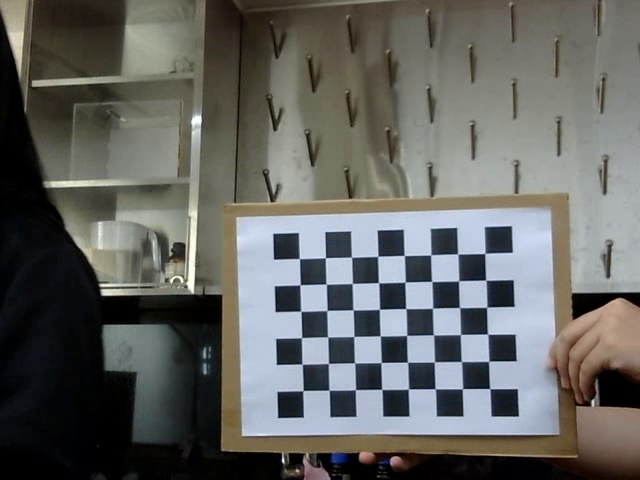
#> input picture depth_map_stereo_camera/left_chessboard.jpg, 640 x 480 px
$ jupyter execute main.ipynb   (shell and % lines are left out)
#> lines starting #> are read from the running program, lines starting #| are printed output that depends on the picture; after the words box and inside, x2 and y2 are one past the last pixel; in counts of white or black regions, pixels touching at a corner belong together; long printed decimals are rounded; pictures that were not available may be replaced by others from this repository, and a replacement may not be noted
[cell 1]
import cv2
import numpy as np
import glob
import os
import cv2 as cv
import matplotlib.pyplot as plt
from pyntcloud import PyntCloud
import pandas as pd

## Calibration

[cell 2]
chessboard_size = (8, 6)
square_size = 2.5


objp = np.zeros((chessboard_size[0]*chessboard_size[1], 3), np.float32)
objp[:, :2] = np.mgrid[0:chessboard_size[0],
                      0:chessboard_size[1]].T.reshape(-1, 2)
objp *= square_size

imgL = cv2.imread("left_chessboard.jpg")
#> imgL is the input picture: shape (480, 640, 3); mean B, G, R 97.6, 100.6, 99.8
imgR = cv2.imread("right_chessboard.jpg")
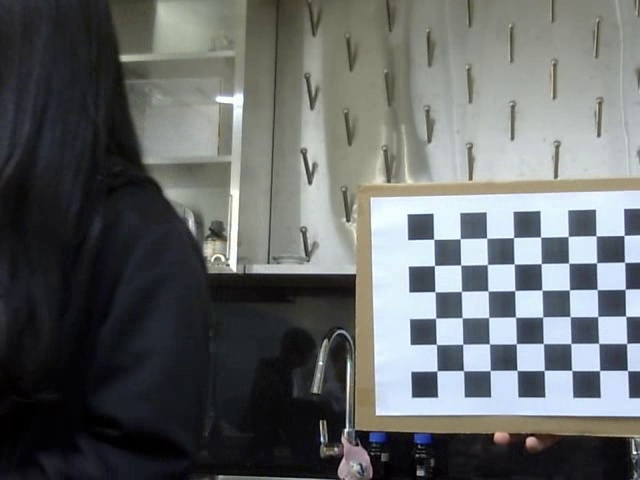
#> input picture depth_map_stereo_camera/right_chessboard.jpg, 640 x 480 px
#> imgR is the input picture: shape (480, 640, 3); mean B, G, R 102.9, 102.7, 99.4

# Check if the imahes are loaded correctly
if imgL is None or imgR is None:
    print("Cannot read the images!")
    exit()

# Convert to grayscale
grayL = cv2.cvtColor(imgL, cv2.COLOR_BGR2GRAY)
grayR = cv2.cvtColor(imgR, cv2.COLOR_BGR2GRAY)

# === Find the corner ===
retL, cornersL = cv2.findChessboardCorners(grayL, chessboard_size, None)
#> retL = True; cornersL = 48 rows, first 8: [299.4, 258.5], [325.5, 257.7], [351.6, 257.2], [377.8, 256.3], [404.2, 255.5], [430.7, 254.8], [457.5, 253.8], [484.7, 253.4]
retR, cornersR = cv2.findChessboardCorners(grayR, chessboard_size, None)
#> retR = True; cornersR = 48 rows, first 8: [433.7, 239.2], [460.1, 238.8], [486.6, 238.1], [513.5, 237.6], [540.4, 237.1], [568.1, 236.4], [596, 235.8], [623.9, 235.5]

if not retL or not retR:
    print("Cannot find chessboard corners in one or both images!")
    exit()
else:
    print("Found chessboard corners in both images!")


cv2.drawChessboardCorners(imgL, chessboard_size, cornersL, retL)
#> imgL: shape (480, 640, 3); 3.16% of pixels changed, all inside (x1, y1, x2, y2) = (293, 247, 497, 398)
cv2.drawChessboardCorners(imgR, chessboard_size, cornersR, retR)
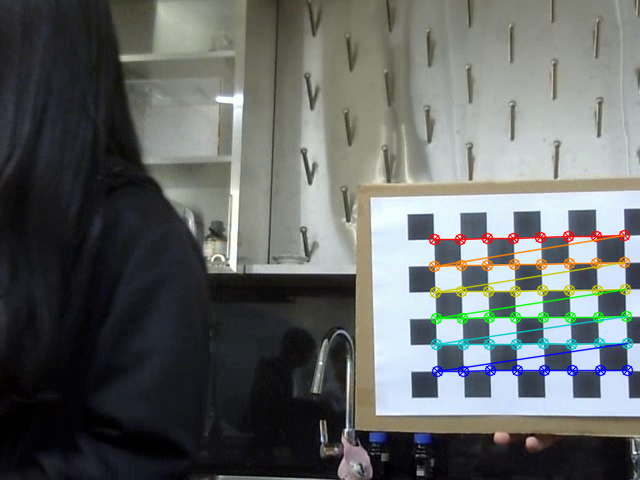
#> imgR: shape (480, 640, 3); 3.19% of pixels changed, all inside (x1, y1, x2, y2) = (428, 229, 634, 378)

cv2.imshow("Left", imgL)
cv2.imshow("Right", imgR)
cv2.waitKey(1000)
cv2.destroyAllWindows()
# === STEREO CALIBRATION ===
objpoints = [objp]
imgpointsL = [cornersL]
imgpointsR = [cornersR]


retL, mtxL, distL, _, _ = cv2.calibrateCamera(
    objpoints, imgpointsL, grayL.shape[::-1], None, None)
#> retL = 0.152; mtxL = [[669.2, 0, 255.3], [0, 675.5, 251.8], [0, 0, 1]]; distL = [[-0.0229, 1.11, 0.00328, -0.0156, -3.25]]
retR, mtxR, distR, _, _ = cv2.calibrateCamera(
    objpoints, imgpointsR, grayR.shape[::-1], None, None)
#> retR = 0.109; mtxR = [[1270.1, 0, 357], [0, 1273.2, 271.6], [0, 0, 1]]; distR = [[-0.0898, 17.88, 0.02, 0.00299, -211.5]]

flags = 0
flags |= cv2.CALIB_FIX_INTRINSIC
criteria = (cv2.TERM_CRITERIA_EPS +
            cv2.TERM_CRITERIA_MAX_ITER, 100, 1e-5)


retS, _, _, _, _, R, T, E, F = cv2.stereoCalibrate(
    objpoints, imgpointsL, imgpointsR,
    mtxL, distL, mtxR, distR,
    grayL.shape[::-1], criteria=criteria, flags=flags)
#> retS = 0.132; R = [[1, -0.00401, 0.00787], [0.00443, 0.999, -0.0541], [-0.00764, 0.0541, 0.999]]; T = [2.56, -0.275, 56.83]; E = [[-0.25, -56.76, 2.8], [56.84, -0.366, -2.11], [0.286, 2.55, -0.136]]; F = [[1.01e-07, 2.27e-05, -0.00651], [-2.29e-05, 1.46e-07, 0.00638], [0.00604, -0.00945, 1]]

# === RECTIFICATION + Q ===
R1, R2, P1, P2, Q, roi1, roi2 = cv2.stereoRectify(
    mtxL, distL, mtxR, distR,
    grayL.shape[::-1], R, T
)
#> R1 = [[0.0373, 0.0491, 0.998], [-0.0199, 0.999, -0.0484], [-0.999, -0.018, 0.0382]]; R2 = [[0.0449, -0.00483, 0.999], [-0.0243, 1, 0.00593], [-0.999, -0.0245, 0.0448]]; P1 = [[974.3, 0, 777.8, 0], [0, 974.3, 202.3, 0], [0, 0, 1, 0]]; P2 = [[974.3, 0, 777.8, 55424.8], [0, 974.3, 202.3, 0], [0, 0, 1, 0]]; Q = [[1, 0, 0, -777.8], [0, 1, 0, -202.3], [0, 0, 0, 974.3], [0, 0, -0.0176, 0]]; roi1 = (0, 0, 0, 0); roi2 = (0, 0, 0, 0)

# Save the parameters to a file
np.savez("stereo_2images_params.npz",
         mtxL=mtxL, distL=distL,
         mtxR=mtxR, distR=distR,
         R=R, T=T, Q=Q)
focal_length_x = mtxL[0, 0]
#> focal_length_x = 669.2
focal_length_y = mtxL[1, 1]
#> focal_length_y = 675.5
focal_length = (focal_length_x + focal_length_y) / 2
#> focal_length = 672.3
optical_center_x = mtxL[0, 2]
#> optical_center_x = 255.3
optical_center_y = mtxL[1, 2]
#> optical_center_y = 251.8
print("Focal length:", focal_length)
#| Focal length: 672.344
print("Optical center:", (optical_center_x, optical_center_y))
#| Optical center: (255.283, 251.764)

[cell 3]
# Import images
imgL = cv2.imread('left_chessboard.jpg')
imgR = cv2.imread('right_chessboard.jpg')

gray_imgL = cv2.cvtColor(imgL, cv2.COLOR_BGR2GRAY)
gray_imgR = cv2.cvtColor(imgR, cv2.COLOR_BGR2GRAY)

# Display images
fig = plt.figure(figsize = (20, 10))
ax = fig.add_subplot(2, 2, 1); plt.imshow(gray_imgL, cmap = "gray"); ax.set_title('Image from Left Camera');
ax = fig.add_subplot(2, 2, 2); plt.imshow(gray_imgR, cmap = "gray"); ax.set_title('Image from Right Camera');

[cell 4]
blur_imgL = cv.GaussianBlur(imgL, (3, 3), 0)
blur_imgR = cv.GaussianBlur(imgR, (3, 3), 0)
min_dispar = 0
dispar = 1
block = 13
kernel = 5
# Calculate disparity
stereo = cv.StereoSGBM_create(
        minDisparity = 16 * min_dispar,
        numDisparities = 32 * dispar,
        blockSize = block,
        speckleRange = 2,
        P1 = 8 * 3 * kernel ** 2, P2 = 32 * 3 * kernel ** 2)
disparity = stereo.compute(blur_imgL, blur_imgR)
plt.imshow(disparity,'gray')
plt.show()

[cell 5]
fx = 672    # lense focal length
baseline = 13.5  # distance in mm between the two cameras
units = 0.5   # depth units, adjusted for the output to fit in one byte
valid_pixels = disparity > 0
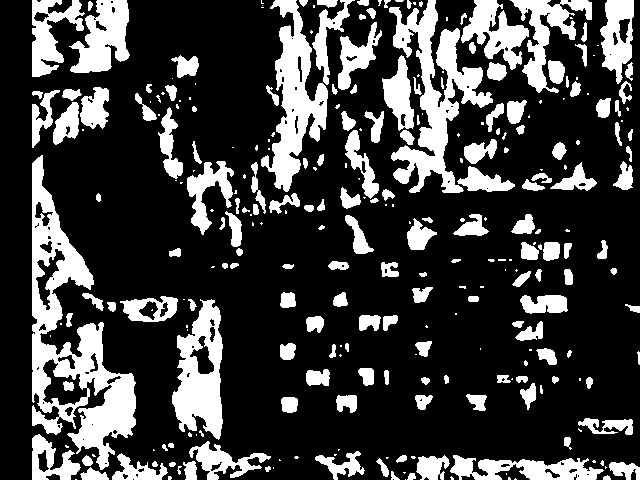
#> valid_pixels: shape (480, 640) bool; 24.7% white; 289 white regions (118 under 20 px), largest, box (x1, y1, x2, y2) and area: (32, 155, 136, 470) 11338, (389, 0, 493, 193) 6805, (261, 0, 328, 192) 5295
depth_map = np.zeros(shape=gray_imgL.shape).astype(np.uint8)  # Initialize depth map
depth_map[valid_pixels] = (fx * baseline) / (units * (disparity[valid_pixels]))  # Avoid division by zero
depth_map = cv2.equalizeHist(depth_map)
plt.imshow(depth_map, cmap='gray')

# Check distance

[cell 6]
import cv2
import numpy as np

# === LOAD VIDEO ===
left_video = cv2.VideoCapture('left.mp4')
right_video = cv2.VideoCapture('right.mp4')

kernel = 5
min_dispar = 5
dispar = 5
block = 18
# Get depth map using stereo calibration parameters
fx = 672  # Focal length from the camera matrix
baseline = 13.5  # Baseline between the two cameras
units = 0.5   # Depth units (adjust to your scale)

if not left_video.isOpened() or not right_video.isOpened():
    print("Failed to open video files!")
    exit()

# === CHESSBOARD SIZE ===
chessboard_size = (8, 6)  # Number of inner corners (width, height)
square_size = 2.5  # in cm

# Object points in 3D space
objp = np.zeros((chessboard_size[0] * chessboard_size[1], 3), np.float32)
objp[:, :2] = np.mgrid[0:chessboard_size[0], 0:chessboard_size[1]].T.reshape(-1, 2)
objp *= square_size

# === STEREO MATCHING AND DISTANCE DETECTION ===
# Calculate disparity
stereo = cv2.StereoSGBM_create(
    minDisparity=16 * min_dispar,
    numDisparities=32 * dispar,
    blockSize=block,
    speckleRange=2,
    P1=8 * 3 * kernel ** 2, P2=32 * 3 * kernel ** 2)

# === VIDEO WRITER ===
frame_rate = left_video.get(cv2.CAP_PROP_FPS)  # Get the correct frame rate from the left video
fourcc = cv2.VideoWriter_fourcc(*'XVID')  # Codec for video output (XVID)

# Create two separate output videos
left_output_video = cv2.VideoWriter('check_distance.mp4', fourcc, frame_rate,
                                    (int(left_video.get(3)), int(left_video.get(4))))
depth_output_video = cv2.VideoWriter('check_distance_depth.mp4', fourcc, frame_rate,
                                     (int(left_video.get(3)), int(left_video.get(4))))

while True:
    ret_left, left_frame = left_video.read()
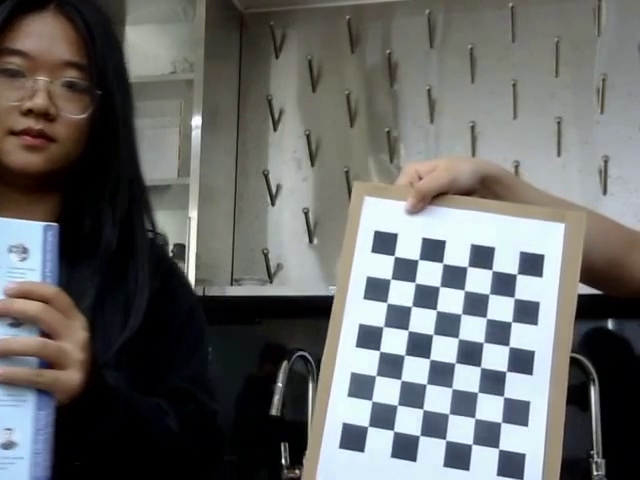
#> input picture frame 9 of depth_map_stereo_camera/left.mp4, 640 x 480 px
#> left_frame is the input picture: shape (480, 640, 3); mean B, G, R 104, 105, 103.8
    ret_right, right_frame = right_video.read()

    if not ret_left or not ret_right:
        print("End of video!")
        break

    # === CONVERT TO GRAYSCALE ===
    gray_left = cv2.cvtColor(left_frame, cv2.COLOR_BGR2GRAY)
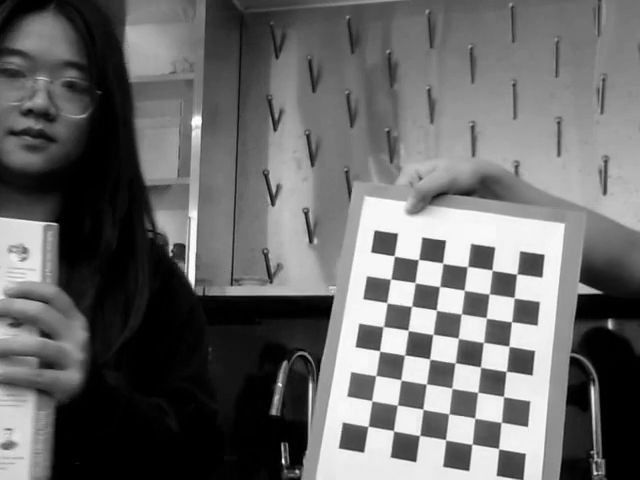
#> gray_left: shape (480, 640); min 0, max 255, mean 104.5
    gray_right = cv2.cvtColor(right_frame, cv2.COLOR_BGR2GRAY)

    # Blur images to remove noises
    blur_imgL = cv2.GaussianBlur(gray_left, (kernel, kernel), 0)
#> blur_imgL: shape (480, 640)
    blur_imgR = cv2.GaussianBlur(gray_right, (kernel, kernel), 0)

    # === FIND CHESSBOARD CORNERS ===
    ret_left_corners, corners_left = cv2.findChessboardCorners(gray_left, chessboard_size, None)
#> ret_left_corners = True; corners_left = 48 rows, first 8: [368.1, 426.3], [371.8, 400.7], [375.7, 375.7], [379.6, 350.8], [383.1, 326.6], [387, 302.9], [390.7, 279.1], [394.3, 255.9]

    # If chessboard is found in both frames
    if ret_left_corners:
        # Calculate disparity
        disparity = stereo.compute(blur_imgL, blur_imgR)
        valid_pixels = disparity > 0
#> valid_pixels: shape (480, 640) bool; every value is 1
        depth_map = np.zeros(shape=gray_left.shape, dtype=np.uint8)  # Initialize depth map with float32
        depth_map[valid_pixels] = (fx * baseline) / (units * (disparity[valid_pixels]))  # Avoid division by zero
        # Normalize depth map for visualization
        # depth_map = cv2.normalize(depth_map, None, 0, 255, cv2.NORM_MINMAX).astype(np.uint8)
        depth_map = cv2.equalizeHist(depth_map)

        # Draw the corners on the images for visualization
        cv2.drawChessboardCorners(left_frame, chessboard_size, corners_left, ret_left_corners)
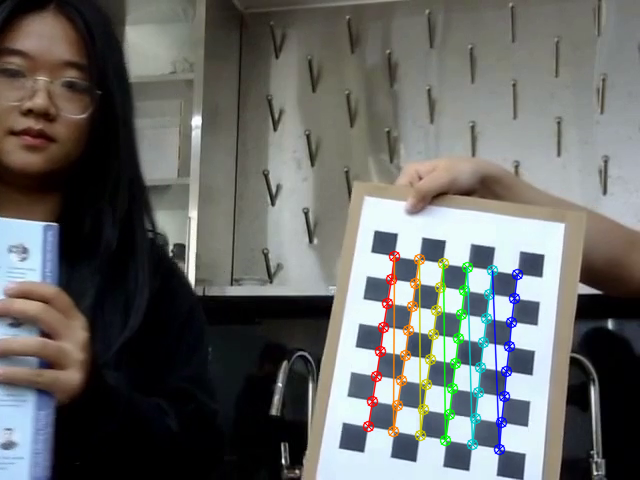
#> left_frame: shape (480, 640, 3); 3.06% of pixels changed, all inside (x1, y1, x2, y2) = (362, 250, 524, 456)

        # === CALCULATE DISTANCE TO CHESSBOARD ===
        x_min = int(min(corners_left[:, 0, 0]))
#> x_min = 368
        x_max = int(max(corners_left[:, 0, 0]))
#> x_max = 516
        y_min = int(min(corners_left[:, 0, 1]))
#> y_min = 255
        y_max = int(max(corners_left[:, 0, 1]))
#> y_max = 448

        # Calculate the depth of the chessboard
        # Get the depth value at the center of the chessboard
        chessboard_depth = depth_map[y_max, x_max]
#> chessboard_depth = 255
        # Check if the chessboard is too close (less than 50 cm)
        warning_text = "Distance too close!"  # Warning message for chessboard

        if chessboard_depth < 50:
            cv2.putText(left_frame, warning_text, (10, 30), cv2.FONT_HERSHEY_SIMPLEX, 1, (0, 0, 255), 2, cv2.LINE_AA)
            cv2.rectangle(left_frame, (x_min, y_min), (x_max, y_max), (0, 0, 255), 2)  # Red for warning
            cv2.rectangle(depth_map, (x_min, y_min), (x_max, y_max), (0, 0, 255), 2)
            cv2.putText(depth_map, warning_text, (10, 30), cv2.FONT_HERSHEY_SIMPLEX, 1, (0, 0, 255), 2, cv2.LINE_AA)

    # === DISPLAY RESULTS ===
    cv2.imshow('Left Frame with Chessboard Detection', left_frame)
    cv2.imshow('Depth Map', depth_map)

    # Write the left frame with the warning to the video output
    left_output_video.write(left_frame)

    # Write the depth map with the warning to the video output
    depth_output_video.write(cv2.cvtColor(depth_map, cv2.COLOR_GRAY2BGR))  # Convert depth map to color for visualization

    # Wait for 'q' key to exit
    if cv2.waitKey(1) & 0xFF == ord('q'):
#> (key q is pressed here)
        break

# Release resources
left_video.release()
right_video.release()
left_output_video.release()
depth_output_video.release()
cv2.destroyAllWindows()

# Point cloud

[cell 7]
def scale(value, min_dispar, num_dispar):
    return (value / (16 ** 2) - min_dispar) / num_dispar

def disparity_helper(imgL, imgR, params):
    """
    Return the disparity accordingly to the input images and parameters
    """
    # Get parameters
    kernel, min_dispar, dispar, block = params["kernel"], params["min_disparity"], params["disparity"], params["block"]

    # Blur images to remove noises
    blur_imgL = cv.GaussianBlur(imgL, (kernel, kernel), 0)
    blur_imgR = cv.GaussianBlur(imgR, (kernel, kernel), 0)

    # Calculate disparity
    stereo = cv.StereoSGBM_create(
        minDisparity = 16 * min_dispar,
        numDisparities = 16 * dispar,
        blockSize = block,
        speckleRange = 2,
        P1 = 8 * 3 * kernel ** 2, P2 = 32 * 3 * kernel ** 2)

    # Return disparity
    return stereo.compute(blur_imgL, blur_imgR)


def calculate_disparity_dim(imgL, imgR, params):
    """
    Calculate the disparity given a specific dimension and parameters
    """
    # Deep copy
    imgL, imgR = imgL.copy(), imgR.copy()

    # Resize
    dim = params["dimension"]
    resized_imgL, resized_imgR = cv.resize(imgL, dim), cv.resize(imgR, dim) # Resize

    # Calculate disparity and return
    return disparity_helper(resized_imgL, resized_imgR, params)


def return_disparity(imgL, imgR):
    """
    Calculate the disparity of the input images
    """
    # Original dimension
    dim = imgL.shape[::-1]

    # 720p
    hi_params = {"dimension": (1280, 720), "kernel": 3, "block": 20,
              "min_disparity": 5, "disparity": 8}
    hi_disparity = calculate_disparity_dim(imgL, imgR, hi_params)

    # 360p
    mid_params = {"dimension": (640, 360), "kernel": 5, "block": 18,
              "min_disparity": 0, "disparity": 8}
    mid_disparity = calculate_disparity_dim(imgL, imgR, mid_params)

    # 180p
    low_params = {"dimension": (320, 180), "kernel": 7, "block": 15,
              "min_disparity": 0, "disparity": 5}
    low_disparity = calculate_disparity_dim(imgL, imgR, low_params)

    # Resize and normalize
    high = scale(cv.resize(hi_disparity, dim), hi_params["min_disparity"], hi_params["disparity"])
    mid = scale(cv.resize(mid_disparity, dim), mid_params["min_disparity"], mid_params["disparity"])
    low = scale(cv.resize(low_disparity, dim), low_params["min_disparity"], low_params["disparity"])

    return high, mid, low

[cell 8]
import open3d as o3d
import numpy as np
import cv2

hi, mid, low  = return_disparity(gray_imgL, gray_imgR)
#> in disparity_helper (call 3), `blur_imgL = cv.GaussianBlur(imgL, (kernel, kernel), 0)`:
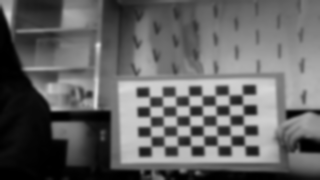
#> blur_imgL: shape (180, 320); min 0, max 215, mean 100
#> in disparity_helper (call 3), `blur_imgR = cv.GaussianBlur(imgR, (kernel, kernel), 0)`:
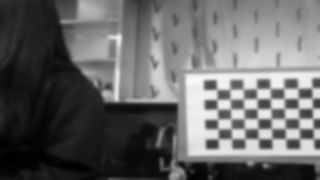
#> blur_imgR: shape (180, 320); min 0, max 249, mean 101.7
fx = 672     # lense focal length
baseline = 13.2  # distance in mm between the two cameras
disparities = 128 # num of disparities to consider
block = 18       # block size to match
units = 0.5     # depth units, adjusted for the output to fit in one byte
valid_pixels = hi > 0
#> valid_pixels: shape (480, 640) bool; 28.5% white; 399 white regions (239 under 20 px), largest, box (x1, y1, x2, y2) and area: (330, 0, 508, 222) 18062, (496, 0, 640, 200) 15323, (104, 294, 233, 480) 9105
depth_map = np.zeros(shape=grayL.shape).astype("uint8")
depth_map[valid_pixels] = (fx * baseline) / (units * hi[valid_pixels])
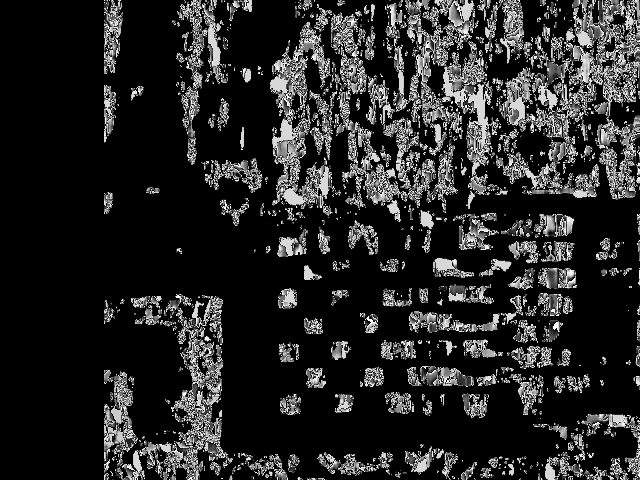
#> depth_map: shape (480, 640); min 0, max 255, mean 38.2
# visualize depth data
depth_map = cv2.equalizeHist(depth_map)
# Generate point cloud from depth map
height, width = depth_map.shape
#> height = 480; width = 640
fx = focal_length_x
#> fx = 669.2
fy = focal_length_y
#> fy = 675.5
cx = optical_center_x
#> cx = 255.3
cy = optical_center_y
#> cy = 251.8

# Create 3D point cloud
points = []
colors = []

for v in range(height):
    for u in range(width):
        Z = depth_map[v, u]  # Depth value (distance)
        if Z > 0:  # Only consider points with valid depth
            X = (u - cx) * Z / fx
            Y = (v - cy) * Z / fy
            points.append([X, Y, Z])
            colors.append(imgL[v, u])
#> after the loop, colors = 87344 items; points = 87344 items

# Convert to NumPy arrays
points = np.array(points)
colors = np.array(colors)
colors_rgb = cv2.cvtColor(colors.reshape(-1, 1, 3), cv2.COLOR_BGR2RGB).reshape(-1, 3)

# Convert to numpy array
points = np.array(points)
colors = np.array(colors)

# Show the depth map
plt.imshow(depth_map, cmap='jet')  # Use a colormap like 'jet' for visualization
plt.title('Depth Map')
plt.colorbar()
plt.show()
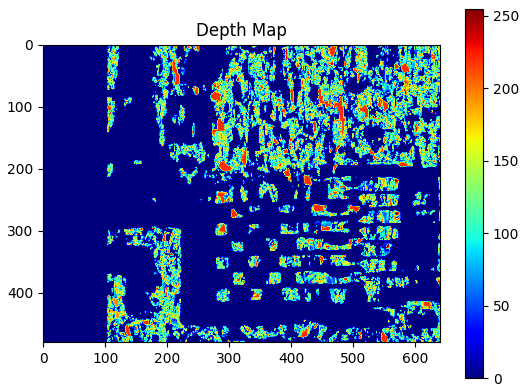
#> figure drawn by matplotlib, 2 panels

# Create Open3D point cloud
pcd = o3d.geometry.PointCloud()
pcd.points = o3d.utility.Vector3dVector(points)
pcd.colors = o3d.utility.Vector3dVector(colors_rgb / 255.0)

# Visualize
o3d.visualization.draw_geometries([pcd], window_name="Accurate 3D Point Cloud")
